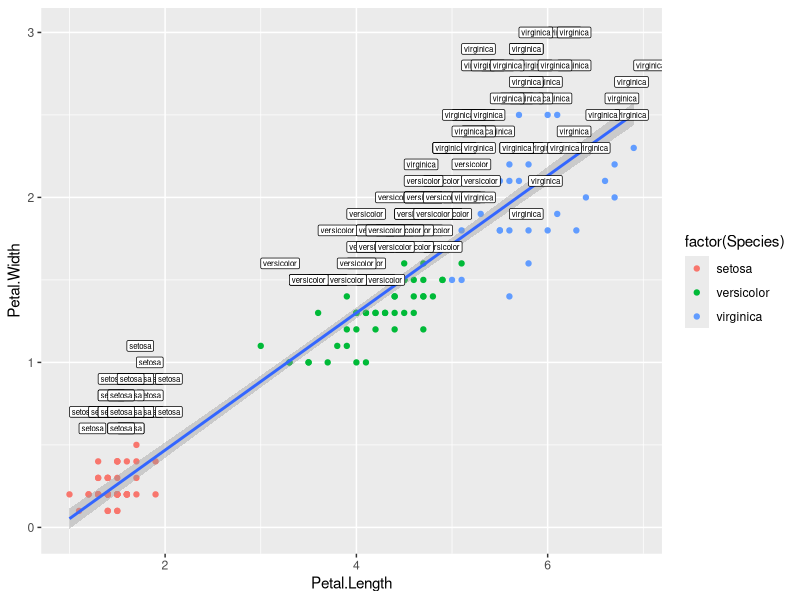
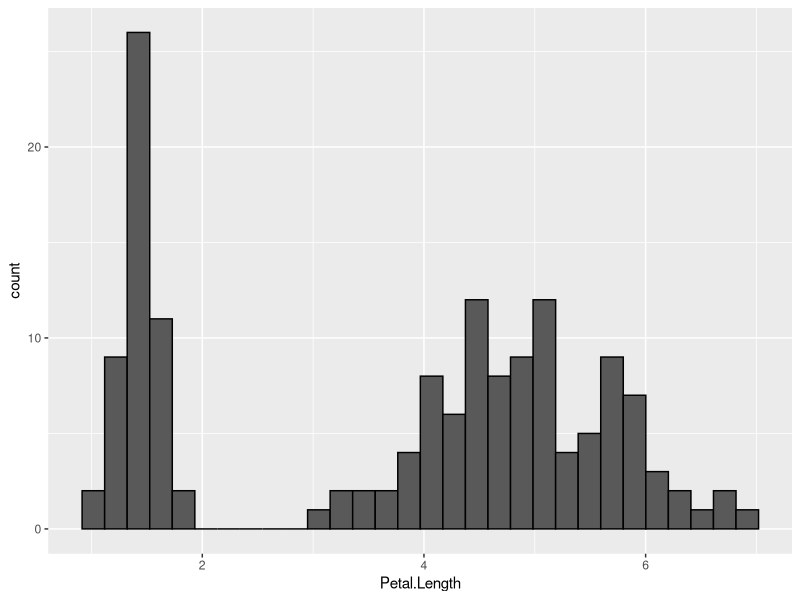
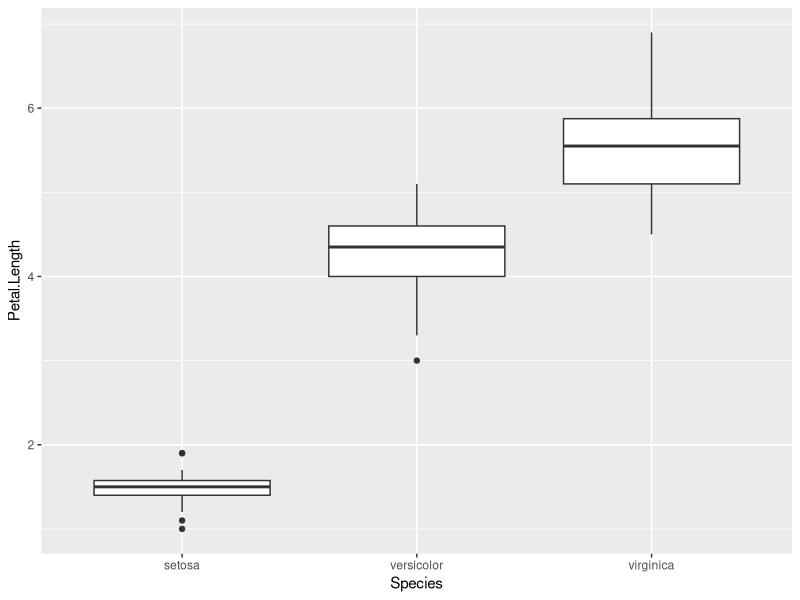
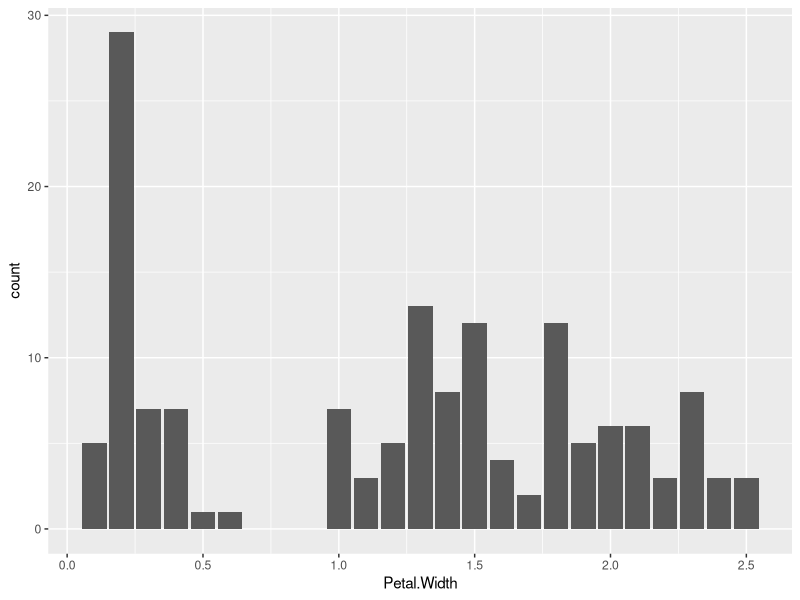

Reproduce these figures in R, in order.
#4.1
data("iris")
library(ggplot2)
ggplot(iris,aes(x=Petal.Length,y=Petal.Width))+geom_point(aes(color=factor(Species)))+geom_smooth(method="lm")+geom_label(aes(label=Species,hjust=0),nudge_y=0.5,size=2)

#4.2
library(ggplot2)
ggplot(iris,aes(x=Petal.Length))+geom_histogram(color="Black")

#4.3
library(ggplot2)
ggplot(iris,aes(Species,Petal.Length))+geom_boxplot()

#4.4
library(ggplot2)
ggplot(iris, aes(x = Petal.Width)) + geom_bar()

